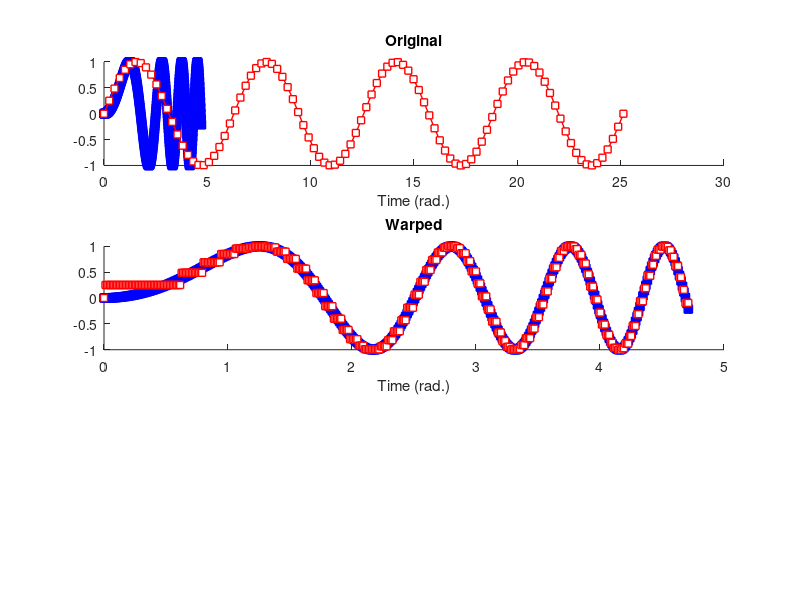
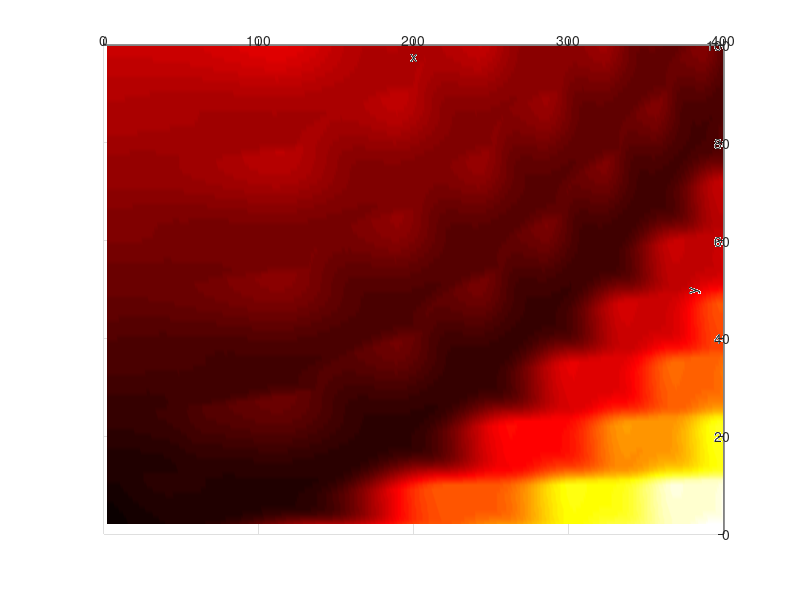

Recreate these plots in MATLAB, in order. (Note: this script raises an error after producing the figures.)
clear, clf
%%
%% create signals

% different time vectors
tx = linspace(0,1.5*pi,400);
ty = linspace(0,8*pi,100);

% different signals
x = sin(tx.^2); % chirp
y = sin(ty);    % sine wave


% show them
figure(1), clf
subplot(311), hold on
plot(tx,x,'bs-','linew',1,'markerfacecolor','b')
plot(ty,y,'rs-','linew',1,'markerfacecolor','w','markersize',5)
xlabel('Time (rad.)')
title('Original')

%% distance matrix

% initialize distance matrix (dm) and set first element to zero
dm = nan(length(x),length(y));
dm(1) =  0;

for xi = 2: length(x)
    for yi = 2: length(y)
        cost = abs(x(xi)-y(yi)).^1;
        dm(xi,yi) = cost + min([ dm(xi-1,yi) dm(xi,yi-1) dm(xi-1, yi-1)]);
    end
end

figure(2), clf
surf(dm), shading interp
colormap hot
view([90 -90])
rotate3d on
xlabel('y'), ylabel('x')


%%

% find minimum for each y
minpath = zeros(2,length(x));
for xi = 1:size(dm,1)
    [minpath(1,xi),minpath(2,xi)] = min(dm(xi,:));
end



figure(1)
subplot(312), hold on
plot(tx,x,'bs-','linew',1,'markerfacecolor','b')
plot(tx,y(minpath(2,:)),'rs','linew',1,'markerfacecolor','w','markersize',5)
xlabel('Time (rad.)')
title('Warped')


%% shortcut

[d2,warpx,warpy] = dtw(x,y);


figure(1)
subplot(313), hold on
plot(tx(warpx),x(warpx),'bs-','linew',1,'markerfacecolor','b')
plot(tx(warpx),y(warpy),'rs','linew',1,'markerfacecolor','w','markersize',5)
xlabel('Time (rad.)')
title('MATLAB dtw function')
